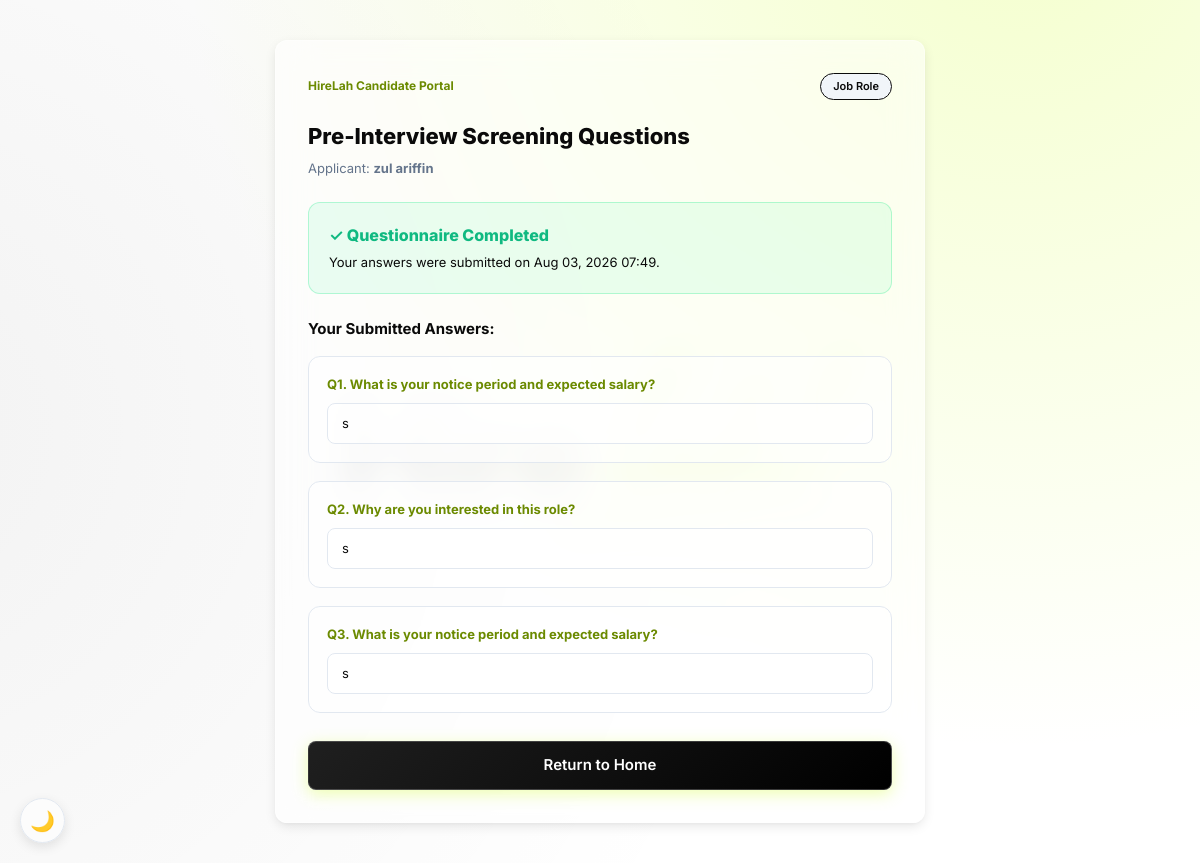
The page /answer_questionnaire.php?token=qr_39c18c97787d240eac75 on the database its author committed.
### tables this page shows
CREATE TABLE `questionnaire_requests` (
  `id` varchar(50) NOT NULL,
  `candidate_id` varchar(50) NOT NULL,
  `questionnaire_id` int(11) NOT NULL,
  `status` varchar(50) DEFAULT 'Pending',
  `answers_json` longtext DEFAULT NULL,
  `sent_at` timestamp NOT NULL DEFAULT current_timestamp(),
  `submitted_at` timestamp NULL DEFAULT NULL
);

CREATE TABLE `questionnaires` (
  `id` int(11) NOT NULL,
  `job_id` int(11) NOT NULL,
  `employer_id` int(11) NOT NULL,
  `title` varchar(255) NOT NULL,
  `questions_json` longtext NOT NULL,
  `created_at` timestamp NOT NULL DEFAULT current_timestamp(),
  `description` text DEFAULT NULL,
  `status` varchar(20) DEFAULT 'Active'
);

CREATE TABLE `candidates` (
  `id` varchar(50) NOT NULL,
  `job_id` int(11) DEFAULT NULL,
  `name` varchar(255) DEFAULT 'Unknown',
  `email` varchar(255) DEFAULT NULL,
  `phone` varchar(255) DEFAULT NULL,
  `filename` varchar(255) DEFAULT NULL,
  `full_text` longtext DEFAULT NULL,
  `stripped_text` longtext DEFAULT NULL,
  `status` varchar(50) DEFAULT 'Review',
  `recommendation` varchar(50) DEFAULT 'Pending',
  `overall_score` int(11) DEFAULT 0,
  `skills_match` int(11) DEFAULT 0,
  `exp_match` int(11) DEFAULT 0,
  `edu_match` int(11) DEFAULT 0,
  `summary` text DEFAULT NULL,
  `education` text DEFAULT NULL,
  `experience` text DEFAULT NULL,
  `skills` text DEFAULT NULL,
  `strengths` text DEFAULT NULL,
  `gaps` text DEFAULT NULL,
  `relevance_label` varchar(100) DEFAULT NULL,
  `note` text DEFAULT NULL,
  `suggested_question` text DEFAULT NULL,
  `screened` tinyint(1) DEFAULT 0,
  `created_at` timestamp NOT NULL DEFAULT current_timestamp(),
  `user_id` int(11) DEFAULT NULL,
  `resume_path` varchar(255) DEFAULT NULL,
  `youtube_url` varchar(255) DEFAULT NULL,
  `hiring_verdict` varchar(100) DEFAULT NULL,
  `verdict_reason` text DEFAULT NULL,
  `profile_picture` varchar(255) DEFAULT NULL,
  `updated_at` timestamp NOT NULL DEFAULT current_timestamp() ON UPDATE current_timestamp(),
  `interview_status` enum('None','Proposed','Confirmed','Declined') DEFAULT 'None',
  `interview_datetime` datetime DEFAULT NULL,
  `interview_notes` text DEFAULT NULL,
  `interview_token` varchar(100) DEFAULT NULL
);

### questionnaire_helpers.php (called while the page is built)
<?php
function normalize_question($q) {
    if (is_string($q)) {
        return [
            'text' => $q,
            'type' => 'long_text',
            'required' => true,
            'options' => [],
        ];
    }
    return [
        'text' => $q['text'] ?? '',
        'type' => $q['type'] ?? 'long_text',
        'required' => array_key_exists('required', $q) ? (bool)$q['required'] : true,
        'options' => $q['options'] ?? [],
    ];
}

### answer_questionnaire.php (the view, shortened to what this page needs)
<?php
require_once 'db.php';
require_once 'questionnaire_helpers.php';
$token = $_GET['token'] ?? $_GET['request_id'] ?? $_GET['id'] ?? null;
$stmt = $pdo->prepare("SELECT qr.*, q.title, q.description, q.questions_json, c.name as candidate_name, j.job_title FROM questionnaire_requests qr JOIN questionnaires q ON qr.questionnaire_id = q.id JOIN candidates c ON qr.candidate_id = c.id LEFT JOIN jobs j ON c.job_id = j.id WHERE qr.id = ?");
$stmt->execute([$token]);
$request = $stmt->fetch(PDO::FETCH_ASSOC);
$questions = array_map('normalize_question', json_decode($request['questions_json'], true) ?: []);
$submitted = $request['status'] === 'Submitted';
$existing_answers = json_decode($request['answers_json'] ?? '[]', true) ?: [];
?>
<!DOCTYPE html>
<html lang="en">
<head>
    <link rel="stylesheet" href="style.css?v=<?php echo @filemtime(__DIR__.'/style.css'); ?>">
</head>
<body style="display:flex; align-items:center; justify-content:center; min-height:100vh; padding:40px 20px;">
    <div class="bg-watermark-logo"><img src="logo/logo.png?v=<?php echo @filemtime(__DIR__.'/logo/logo.png'); ?>" alt="HireLah Watermark Logo"></div>
    <div class="panel" style="max-width:650px; width:100%; position:relative; z-index:2;">
        <div style="margin-bottom:20px; display:flex; align-items:center; justify-content:space-between;">
            <div style="font-size:12px; font-weight:700; color:var(--acc);">HireLah Candidate Portal</div>
            <span class="chip" style="background:var(--dim); color:var(--txt); font-size:11px;"><?= htmlspecialchars($request['job_title'] ?? 'Job Role') ?></span>
        </div>
        <div style="font-size:22px; font-weight:800; color:var(--txt); margin-bottom:6px;"><?= htmlspecialchars($request['title']) ?></div>
        <div style="font-size:13px; color:var(--mut); margin-bottom:24px;">
            Applicant: <strong><?= htmlspecialchars($request['candidate_name']) ?></strong>
        </div>
        <?php if($submitted): ?>
            <div style="background:rgba(0, 232, 122, 0.08); border:1px solid rgba(0, 232, 122, 0.25); border-radius:12px; padding:20px; margin-bottom:24px;">
                <div style="font-size:16px; font-weight:800; color:var(--grn); margin-bottom:6px;">✓ Questionnaire Completed</div>
                <div style="font-size:13px; color:var(--txt);">Your answers were submitted on <?= date('M d, Y H:i', strtotime($request['submitted_at'])) ?>.</div>
            </div>
            <div style="font-size:15px; font-weight:700; color:var(--txt); margin-bottom:16px;">Your Submitted Answers:</div>
            <?php foreach($questions as $idx => $q): ?>
                <?php
                    $ans_val = $existing_answers[$idx] ?? ($q['type'] === 'checkbox' ? [] : '-');
                    $ans_display = is_array($ans_val) ? (empty($ans_val) ? '-' : implode(', ', $ans_val)) : ($ans_val === '' ? '-' : $ans_val);
                ?>
                <div class="q-box">
                    <div style="font-size:13px; font-weight:700; color:var(--acc); margin-bottom:8px;">Q<?= $idx + 1 ?>. <?= htmlspecialchars($q['text']) ?></div>
                    <div style="font-size:13px; color:var(--txt); background:var(--card); padding:10px 14px; border-radius:8px; border:1px solid var(--bdr);">
                        <?= nl2br(htmlspecialchars($ans_display)) ?>
                    </div>
                </div>
            <?php endforeach; ?>
            <a href="candidate_dashboard.php" class="btn-primary" style="display:inline-block; text-align:center; padding:12px 24px; text-decoration:none; margin-top:10px;">Return to Home</a>
        <?php endif; ?>
    </div>
</body>
</html>

### style.css (style rules this page uses)
:root { --bg: #FFFFFF; --bg-gradient: radial-gradient(circle at 85% -10%, rgba(217, 255, 79, 0.28) 0%, transparent 60%), radial-gradient(circle at -10% 50%, rgba(10, 10, 10, 0.05) 0%, transparent 65%), #FFFFFF; --surf: rgba(255, 255, 255, 0.55); --card: rgba(255, 255, 255, 0.6); --card-solid: #FFFFFF; --bdr: #E2E8F0; --acc: #6B8A00; --accD: #557000; --gold: #F59E0B; --grn: #10B981; --red: #EF4444; --org: #F97316; --pur: #4F3FF0; --txt: #0A0A0A; --mut: #64748B; --dim: #F1F5F9; --shadow-sm: 0 1px 2px 0 rgba(0, 0, 0, 0.05); --shadow-md: 0 4px 12px -1px rgba(0, 0, 0, 0.1), 0 2px 4px -1px rgba(0, 0, 0, 0.04); --shadow-lg: 0 10px 25px -3px rgba(0, 0, 0, 0.14), 0 4px 6px -2px rgba(0, 0, 0, 0.04); --radius: 12px; --grad-purple: linear-gradient(135deg, #1F1F1F 0%, #000000 100%); --grad-purple-light: linear-gradient(135deg, rgba(0, 0, 0, 0.08) 0%, rgba(0, 0, 0, 0.03) 100%); --lime: #D9FF4F; --glass-blur: blur(16px) saturate(140%); --glass-blur-sm: blur(8px) saturate(140%); --glass-border: 1px solid rgba(255, 255, 255, 0.35); }
body { margin: 0; background: var(--bg-gradient); background-attachment: fixed; color: var(--txt); font-family: 'Inter', system-ui, sans-serif; min-height: 100vh; transition: background 0.3s ease, color 0.3s ease; line-height: 1.5; position: relative; }
.bg-watermark-logo { position: fixed; top: 52%; left: 50%; transform: translate(-50%, -50%); width: 550px; max-width: 80vw; opacity: 0.14; pointer-events: none; z-index: -1 !important; transition: opacity 0.3s ease; }
.bg-watermark-logo img { width: 100%; height: auto; object-fit: contain; filter: drop-shadow(0 0 50px rgba(217, 255, 79, 0.4)); }
* { box-sizing: border-box; }
.panel { background: var(--card); border: var(--glass-border); border-radius: var(--radius); padding: 32px; box-shadow: var(--shadow-md); backdrop-filter: var(--glass-blur); -webkit-backdrop-filter: var(--glass-blur); transition: transform 0.2s ease, box-shadow 0.2s ease; position: relative; z-index: 1; }
.btn-primary { background: var(--grad-purple); border: 1px solid rgba(255, 255, 255, 0.2); border-radius: 8px; color: #fff; padding: 12px 24px; cursor: pointer; font-size: 15px; font-weight: 600; display: inline-flex; align-items: center; justify-content: center; text-decoration: none; width: 100%; box-shadow: 0 4px 16px 0 rgba(217, 255, 79, 0.45); transition: all 0.25s cubic-bezier(0.16, 1, 0.3, 1); }
.chip { border-radius: 9999px; padding: 4px 12px; font-size: 11px; font-weight: 600; white-space: nowrap; display: inline-block; border: 1px solid; backdrop-filter: var(--glass-blur-sm); -webkit-backdrop-filter: var(--glass-blur-sm); }

### answer_questionnaire.php (style rules this page uses)
.q-box { background: var(--surf); border: 1px solid var(--bdr); border-radius: 12px; padding: 18px; margin-bottom: 18px; }

### rows shown on the page
questionnaire_requests: questionnaire.title "Pre-Interview Screening Questions", candidate.name "zul ariffin", submitted_at "Aug 03, 2026 07:49", answers_json "s"

### other values the page prints
$request['job_title'] "Job Role"
$q['text'] "What is your notice period and expected salary?"
$q['text'] "Why are you interested in this role?"
